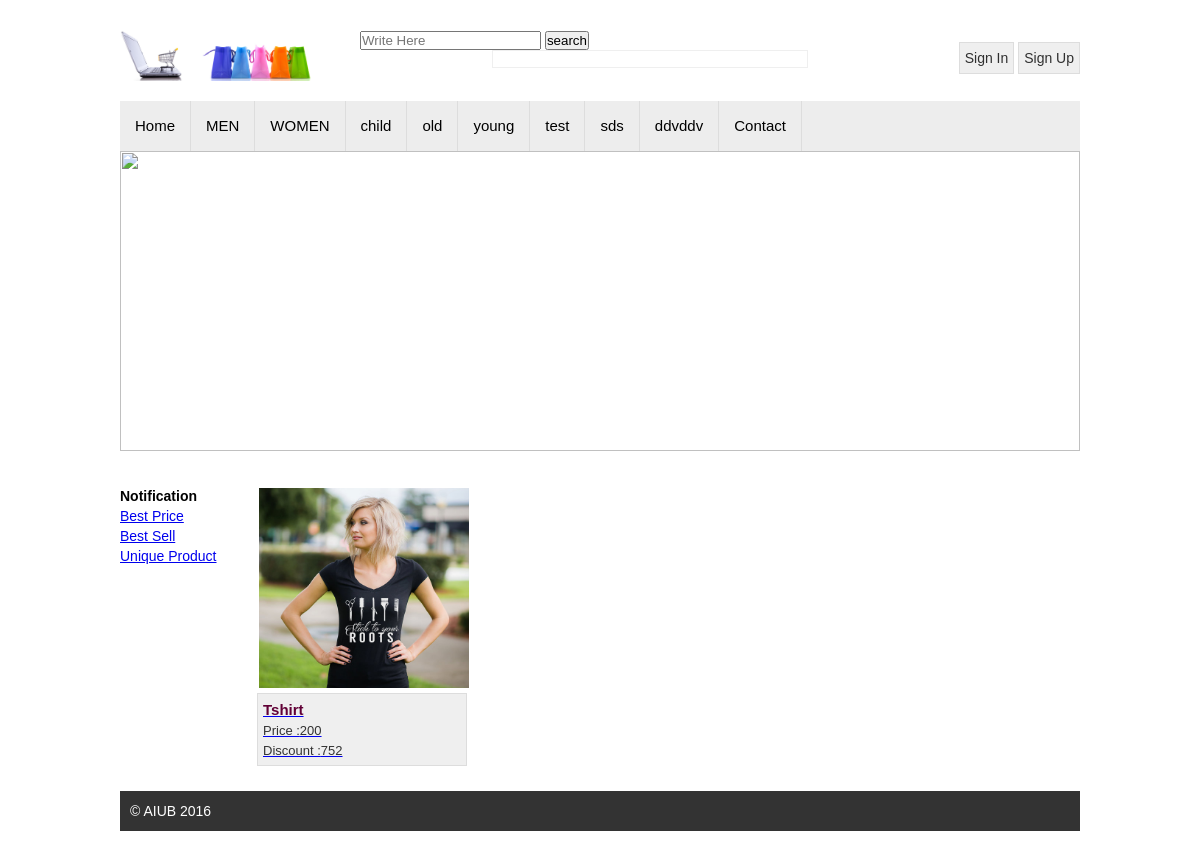
/categoryProduct.php?id=3, run on an earlier commit of the app's database.
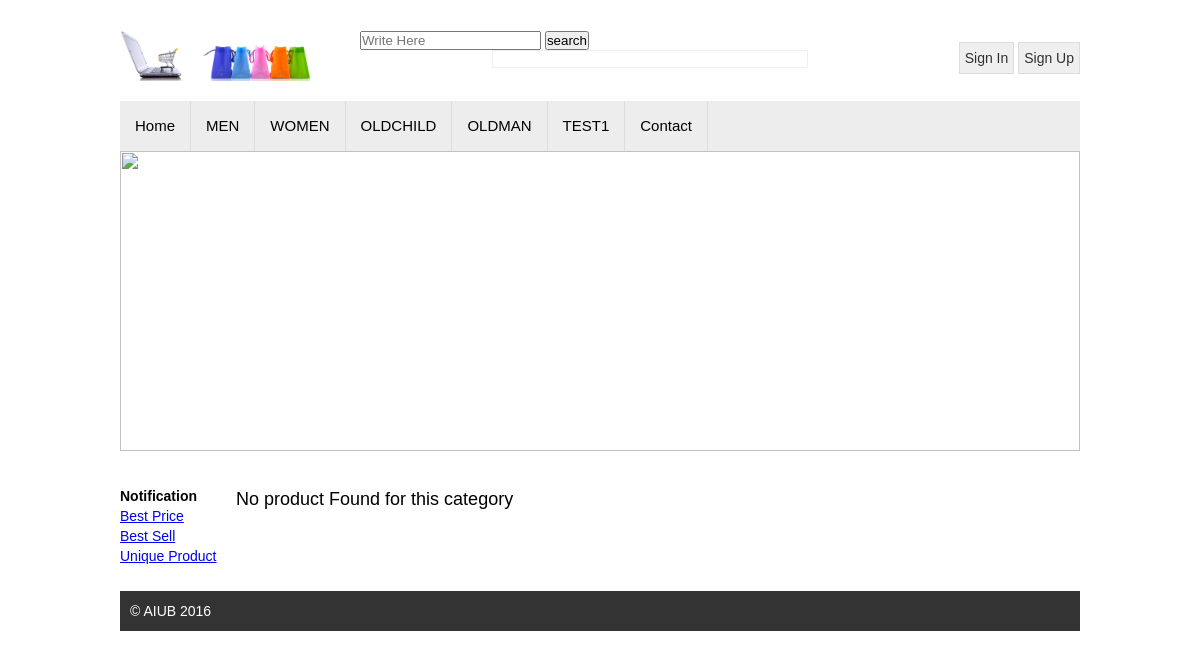
And on a later commit of the database.
### tables this page shows
CREATE TABLE `category` (
  `id` int(6) UNSIGNED NOT NULL,
  `category_name` varchar(100) NOT NULL,
  `signup_date` timestamp NOT NULL DEFAULT CURRENT_TIMESTAMP ON UPDATE CURRENT_TIMESTAMP
);

CREATE TABLE `products` (
  `id` int(6) UNSIGNED NOT NULL,
  `name` varchar(255) NOT NULL,
  `quantity` int(11) NOT NULL,
  `price` int(11) NOT NULL,
  `buying_price` int(24) NOT NULL,
  `supplier_id` int(24) NOT NULL,
  `category_id` int(11) NOT NULL,
  `image` varchar(255) DEFAULT NULL,
  `discount` int(11) DEFAULT NULL,
  `uniqueP` varchar(5) DEFAULT NULL,
  `signup_date` timestamp NOT NULL DEFAULT CURRENT_TIMESTAMP ON UPDATE CURRENT_TIMESTAMP
);

### template/menu3.php (the view, shortened to what this page needs)
<div class="mainmenu">
	<ul>
		<li><a href="index.php">Home</a></li>
		<?php
			$mysqli = new mysqli("localhost","root","","sp1");
			$menusql = "SELECT * FROM category";
			$menuCategory = $mysqli->query($menusql);
			$check_menuCategory = $menuCategory->num_rows;
			if ($check_menuCategory > 0) {
			    while ($menuCategories = $menuCategory->fetch_object()) { ?>
		    		<li><a href="categoryProduct.php?id=<?php echo $menuCategories->id; ?>"><?php echo $menuCategories->category_name; ?></a></li>
	  			<?php }
			}
		?>
		<li><a href="">Contact</a></li>
	</ul>
</div>

### categoryProduct.php (shortened to what this page needs)
<?php session_start();
$mysqli = new mysqli("localhost", "root", "","sp1");
?>
<!DOCTYPE html>
<html>
<head>
	<link rel="stylesheet" type="text/css" href="style.css">
</head>
<body>
	<div class="signup">
	<?php
	if(isset($_SESSION["admin"])){
		$b=$_SESSION["admin"];
	if($b==2){?>
		<?php require 'template/header.php'; ?>
		<?php require 'template/menu.php'; ?>
	<?php}
	elseif($b==1){?>
		<?php require 'template/header.php'; ?>
		<?php require 'template/menu1.php'; ?>
	<?php }
	else{?>
			<?php require 'template/header.php'; ?>
	<?php require 'template/menu2.php';} ?>
		<div class="slider">
			<img src="images/slider.jpg"/>
		</div>
		<div class="maincontent">
			<div class="content">
			<?php
			if ($mysqli->connect_errno) {
			   header("Location: signup.php");
			}
							$productseacrh ="";
				if(isset($_GET['search'])){
				$productseacrh=$_GET['search'];
$sql = "SELECT * FROM products";
				$products = $mysqli->query($sql);
				$check = $products->num_rows;
				 if ($check > 0) {
			    while ($product = $products->fetch_object()) {
				if($product->name==$productseacrh){
				?>
			    	<a href="singleProduct.php?product_id=<?php echo $product->id ?>">
					 <div class='product'>
					 	<div class="product_image">
					 		<img src='<?php echo $product->image ?>'width='200' height='200'>
				 		</div>
					 	<div class="product_info">
				 			<h4><?php echo $product->name ?></h4>
					 		<p>Price :<?php echo $product->price ?> </p>
					 		<p>Discount :<?php echo $product->discount ?> </p>
						</div>
				 	</div></a>
				<?php }
				}
				}
	}
else{
			$id = $_GET['id'];
				$sql = "SELECT * FROM products WHERE category_id='".$id."'";
				$products = $mysqli->query($sql);
				$check = $products->num_rows;
				 if ($check > 0) {
				    while ($product = $products->fetch_object()) {  ?>
						 <a href="singleProduct.php?product_id=<?php echo $product->id ?>">
						 <div class='product'>
						 	<div class="product_image">
						 		<img src='<?php echo $product->image ?>'width='200' height='200'>
					 		</div>
						 	<div class="product_info">
					 			<h4><?php echo $product->name ?></h4>
						 		<p>Price :<?php echo $product->price ?> </p>
						 		<p>Discount :<?php echo $product->discount ?> </p>
							</div></a>
					 	</div>
			  		 <?php }
				} else {
					echo " No product Found for this category";
				}
	}
	}
else{
		require 'template/header.php';
		require 'template/menu3.php';
?>
		<div class="slider">
			<img src="images/slider.jpg"/>
		</div>
		<div class="maincontent">
			<div class="content">
			<?php
				if(isset($_GET['search'])){
				$productseacrh=$_GET['search'];
$sql = "SELECT * FROM products";
				$products = $mysqli->query($sql);
				$check = $products->num_rows;
				 if ($check > 0) {
			    while ($product = $products->fetch_object()) {
				if($product->name==$productseacrh){
				?>
			    	<a href="singleProduct.php?product_id=<?php echo $product->id ?>">
					 <div class='product'>
					 	<div class="product_image">
					 		<img src='<?php echo $product->image ?>'width='200' height='200'>
				 		</div>
					 	<div class="product_info">
				 			<h4><?php echo $product->name ?></h4>
					 		<p>Price :<?php echo $product->price ?> </p>
					 		<p>Discount :<?php echo $product->discount ?> </p>
						</div>
				 	</div></a>
				<?php }
				}
				}
}
else{
				$id = $_GET['id'];
				$sql = "SELECT * FROM products WHERE category_id='".$id."'";
				$products = $mysqli->query($sql);
				$check = $products->num_rows;
				 if ($check > 0) {
				    while ($product = $products->fetch_object()) {  ?>
						 <a href="singleProduct.php?product_id=<?php echo $product->id ?>">
						 <div class='product'>
						 	<div class="product_image">
						 		<img src='<?php echo $product->image ?>'width='200' height='200'>
					 		</div>
						 	<div class="product_info">
					 			<h4><?php echo $product->name ?></h4>
						 		<p>Price :<?php echo $product->price ?> </p>
						 		<p>Discount :<?php echo $product->discount ?> </p>
							</div></a>
					 	</div>
			  		 <?php }
				} else {
					echo " No product Found for this category";
				}
	}
}
			 ?>
			</div>
		<div class="sidebar">
			<?php require 'template/sidemenu.php'; ?>
			</div>
		</div>
		<div class="footer">
			<p>&copy; AIUB 2016</p>
		</div>
	</div>
</body>
</html>

What changed in the data, as far as the page shows it:
removed category: category_name "young"
removed category: category_name "test"
removed category: category_name "sds"
removed category: category_name "ddvddv"
removed products: image (picture), name "Tshirt", price "200", discount "752"
changed category: category_name "child" → "OLDCHILD"
changed category: category_name "old" → "OLDMAN"
added category: category_name "TEST1"
Also different on the page:
text now shown: "No product Found for this category"
